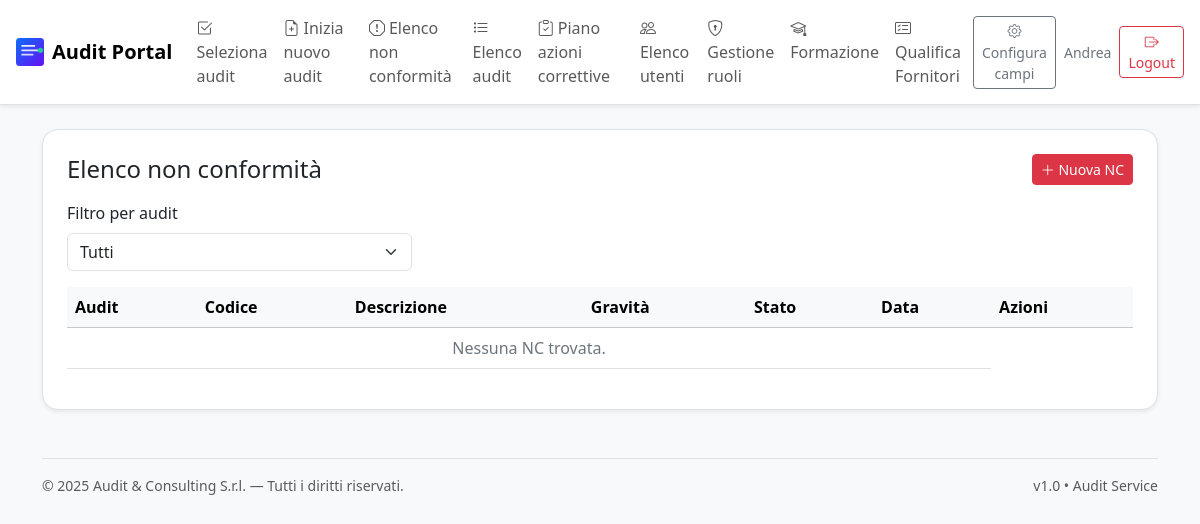
/ncs (signed in), run on an earlier commit of the app's database.
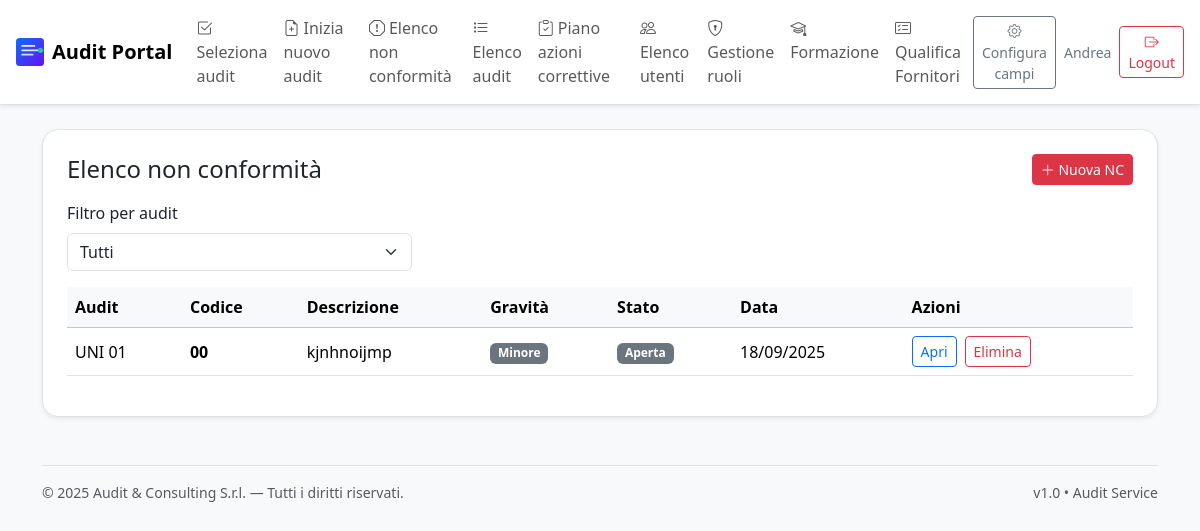
And on a later commit of the database.
### models.py (models this page shows, shortened)
class NonConformita(db.Model):
    __tablename__ = "non_conformita"
    id = db.Column(db.Integer, primary_key=True)
    audit_id = db.Column(db.Integer, db.ForeignKey("audits.id"), nullable=False)
    codice = db.Column(db.String(50), nullable=False)
    descrizione = db.Column(db.Text, nullable=False)
    gravita = db.Column(db.String(20), nullable=False)  # Minore, Maggiore, Critica
    categoria = db.Column(db.String(100), nullable=True)
    rilevata_da = db.Column(db.String(120), nullable=True)
    data_apertura = db.Column(db.Date, default=datetime.utcnow)
    stato = db.Column(db.String(20), default="Aperta")  # Aperta, In corso, Chiusa
    azioni = db.relationship("AzioneCorrettiva", backref="non_conformita", cascade="all, delete-orphan")

class Audit(db.Model):
    __tablename__ = "audits"
    id = db.Column(db.Integer, primary_key=True)
    titolo = db.Column(db.String(200), nullable=False)
    codice = db.Column(db.String(50), unique=True, nullable=False)
    data_audit = db.Column(db.Date, nullable=False)
    cliente = db.Column(db.String(200), nullable=True)
    sede = db.Column(db.String(200), nullable=True)
    norma = db.Column(db.String(100), nullable=True)  # es: ISO 9001, ISO 37001, UNI/PdR 125
    stato = db.Column(db.String(50), default="In corso")  # In corso, Chiuso, Pianificato
    extra = db.Column(db.Text, nullable=True)  # JSON string per campi dinamici
    created_at = db.Column(db.DateTime, default=datetime.utcnow)
    non_conformita = db.relationship("NonConformita", backref="audit", cascade="all, delete-orphan")
    azioni = db.relationship("AzioneCorrettiva", backref="audit", cascade="all, delete-orphan")

### app.py (the view)
    @app.route("/ncs", methods=["GET"])
    @login_required
    def list_ncs():
        audit_filter = request.args.get("audit_id", type=int)
        query = NonConformita.query
        if audit_filter:
            query = query.filter_by(audit_id=audit_filter)
        ncs = query.order_by(NonConformita.data_apertura.desc()).all()
        audits = Audit.query.order_by(Audit.data_audit.desc()).all()
        return render_template("list_ncs.html", ncs=ncs, audits=audits, audit_filter=audit_filter)

### templates/list_ncs.html (shortened to what this page needs)
{% extends "base.html" %}
{% block content %}
  <div class="bg-white rounded-4 shadow-sm border p-4">
    <div class="d-flex align-items-center justify-content-between gap-2 flex-wrap mb-3">
      <h1 class="h4 mb-0">Elenco non conformità</h1>
      <a href="{{ url_for('new_nc') }}" class="btn btn-danger btn-sm"><i class="bi bi-plus-lg"></i> Nuova NC</a>
    </div>
    <form method="get" class="row g-3 mb-3">
      <div class="col-md-4">
        <label class="form-label">Filtro per audit</label>
        <select name="audit_id" class="form-select" onchange="this.form.submit()">
          <option value="">Tutti</option>
        </select>
      </div>
    </form>
    <div class="table-responsive">
      <table class="table align-middle">
        <thead class="table-light">
          <tr>
            <th>Audit</th>
            <th>Codice</th>
            <th>Descrizione</th>
            <th>Gravità</th>
            <th>Stato</th>
            <th>Data</th><th>Azioni</th>
          </tr>
        </thead>
        <tbody>
          {% for nc in ncs %}
          {% set row_class = 'table-success' if nc.stato=='Chiusa' else 'table-secondary' if nc.stato=='Non applicabile' else '' %}
          <tr class="{{ row_class }}">
            <td class="text-nowrap">{{ nc.audit.codice }}</td>
            <td class="fw-semibold">{{ nc.codice }}</td>
            <td>{{ nc.descrizione|truncate(80) }}</td>
            <td><span class="badge bg-{{ 'success' if nc.stato=='Chiusa' else 'secondary' if nc.gravita=='Minore' else 'warning' if nc.gravita=='Maggiore' else 'danger' }}">{{ nc.gravita }}</span></td>
            <td>
              {% if nc.stato=='Chiusa' %}
                <span class="badge bg-success">Chiusa</span>
              {% elif nc.stato=='Non applicabile' %}
                <span class="badge bg-secondary">Non applicabile</span>
              {% else %}
                <span class="badge bg-secondary">{{ nc.stato }}</span>
              {% endif %}
            </td>
            <td>{{ nc.data_apertura.strftime("%d/%m/%Y") }}</td>
            <td class="text-nowrap">{% if nc.stato=='Non applicabile' %}<span class="text-secondary small me-2">Non selezionabile</span>{% else %}<a href="{{ url_for('nc_detail', nc_id=nc.id) }}" class="btn btn-outline-primary btn-sm me-2">Apri</a>{% endif %}<form method="post" action="{{ url_for('nc_delete', nc_id=nc.id) }}" class="d-inline" onsubmit="return confirm('Confermi eliminazione della NC {{ nc.codice }}? Operazione irreversibile.');"><button class="btn btn-outline-danger btn-sm">Elimina</button></form></td>
          </tr>
          {% else %}
          <tr><td colspan="6" class="text-center text-secondary">Nessuna NC trovata.</td></tr>
          {% endfor %}
        </tbody>
      </table>
    </div>
  </div>
{% endblock %}

What changed in the data, as far as the page shows it:
added NonConformita: audit.codice "UNI 01", codice "00", descrizione "kjnhnoijmp", gravita "Minore", stato "Aperta", data_apertura "18/09/2025"
Also different on the page:
text no longer shown: "Nessuna NC trovata."
